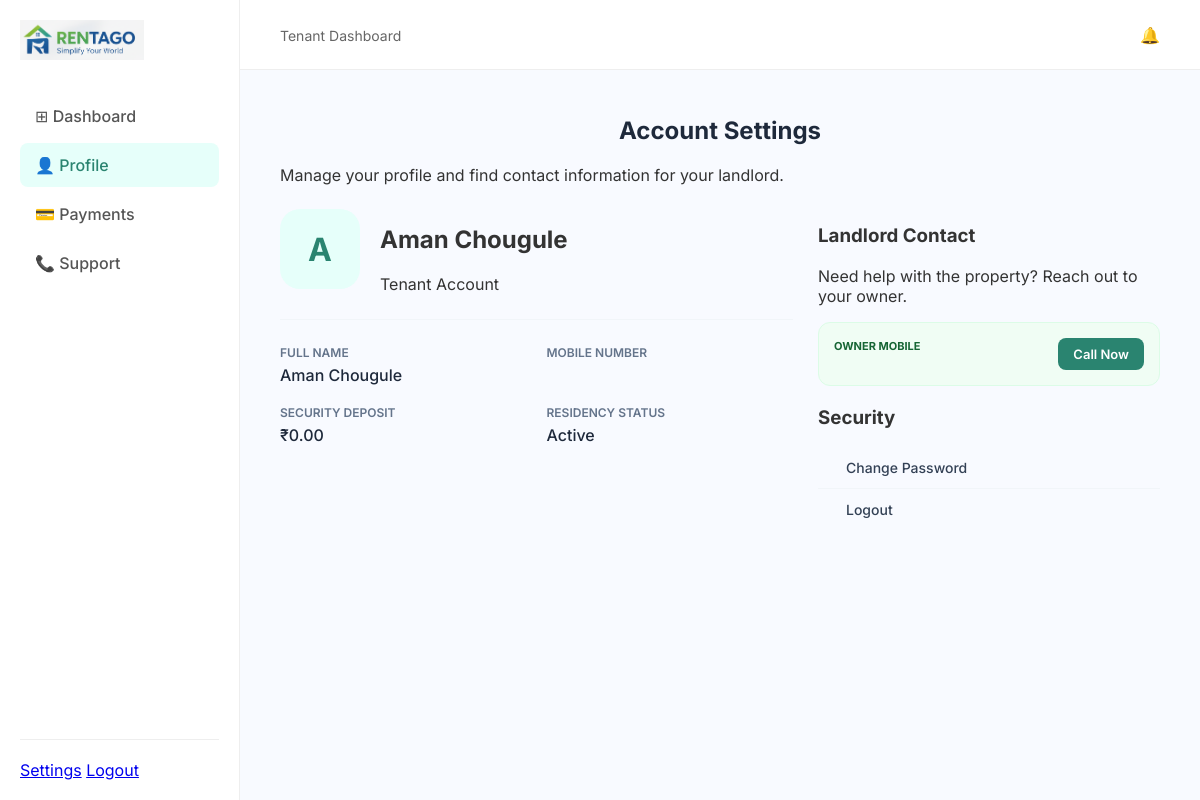
The page /tenant/profile/ (signed in) on the database its author committed.
### tenants/models.py (models this page shows, shortened)
class Tenant(models.Model):
    user = models.OneToOneField(UserProfile, on_delete=models.CASCADE)
    owner = models.ForeignKey(Owner, on_delete=models.CASCADE)
    room = models.ForeignKey(
        Room,
        on_delete=models.SET_NULL,
        null=True,
        blank=True,
        related_name="tenants"
    )
    name = models.CharField(max_length=100)
    amount = models.DecimalField(max_digits=10, decimal_places=2)
    due_type = models.CharField(
        max_length=10,
        choices=(("fixed", "Fixed"), ("cycle", "Cycle"))
    )
    due_date = models.DateField(null=True, blank=True)
    security_deposit = models.DecimalField(max_digits=10, decimal_places=2, default=0)
    paid = models.BooleanField(default=False)
    payment_date = models.DateField(null=True, blank=True)

### accounts/decorators.py (the view)
    def wrapper(request, *args, **kwargs):
        if not request.session.get("user_id"):
            return redirect("accounts:login")
        if request.session.get("role") != "tenant":
            return redirect("accounts:login")
        return view_func(request, *args, **kwargs)

### tenants/views.py (called while the page is built)
@login_required
@tenant_required
def profile(request):
    tenant = get_object_or_404(
        Tenant,
        user_id=request.session.get("user_id")
    )
    return render(request, "tenants/profile.html", {"tenant": tenant})

### tenants/templates/tenants/profile.html (shortened to what this page needs)
{% extends "rent/base_tenant.html" %}
{% load static %}
{% block content %}
<div class="page-header">
    <h1>Account Settings</h1>
    <p>Manage your profile and find contact information for your landlord.</p>
</div>
<div class="profile-layout">
    <div class="card-style profile-info-card">
        <div class="profile-header-main">
            <div class="avatar-large">
                {% if tenant.image %}
                    <img src="{{ tenant.image }}" alt="Profile">
                {% else %}
                    <span>{{ tenant.name|slice:":1" }}</span>
                {% endif %}
            </div>
            <div class="profile-titles">
                <h2>{{ tenant.name }}</h2>
                <span class="badge available">Tenant Account</span>
            </div>
        </div>
        <div class="info-grid">
            <div class="info-item">
                <label>Full Name</label>
                <p>{{ tenant.name }}</p>
            </div>
            <div class="info-item">
                <label>Mobile Number</label>
            </div>
            <div class="info-item">
                <label>Security Deposit</label>
                <p>₹{{ tenant.security_deposit }}</p>
            </div>
            <div class="info-item">
                <label>Residency Status</label>
                <p>Active</p>
            </div>
        </div>
    </div>
    <div class="profile-sidebar-group">
        <div class="card-style contact-card">
            <h3> Landlord Contact</h3>
            <p class="text-muted">Need help with the property? Reach out to your owner.</p>
            <div class="contact-box-mini">
                <div class="contact-detail">
                    <small>Owner Mobile</small>
                </div>
                <a href="tel:{{ tenant.owner_mobile }}" class="btn-primary-small">
                     Call Now
                </a>
            </div>
        </div>
        <div class="card-style mt-20">
            <h3>Security</h3>
            <div class="action-list-mini">
                <a href="{% url 'accounts:change_password' %}" class="action-item-simple">
                     Change Password
                </a>
                <a href="{% url 'accounts:logout' %}" class="action-item-simple text-danger">
                     Logout
                </a>
            </div>
        </div>
    </div>
</div>
{% endblock %}

### rent/static/rent/style.css (style rules this page uses)
* { box-sizing: border-box; font-family: 'Inter', sans-serif; }
body { background-color: #f4f7f9; margin: 0; padding: 0; color: #333; padding-top: 70px; min-height: 100vh; }
label { display: block; font-size: 14px; font-weight: 600; margin-bottom: 8px; color: #333; }
* { box-sizing: border-box; }
body.dashboard-body { margin: 0; display: flex; background-color: #f8faff; font-family: 'Inter', sans-serif; padding-top: 0; }
.page-header h1 { text-align: center; font-size: 24px; font-weight: 700; color: #1e293b; margin-bottom: 20px; }
.profile-layout { display: grid; grid-template-columns: 1.5fr 1fr; gap: 30px; margin-top: 20px; }
.profile-header-main { display: flex; align-items: center; gap: 20px; padding-bottom: 25px; border-bottom: 1px solid #f1f5f9; margin-bottom: 25px; }
.avatar-large { width: 80px; height: 80px; background: #e6fffa; color: #2A8470; border-radius: 20px; display: flex; align-items: center; justify-content: center; font-size: 32px; font-weight: 700; }
.info-grid { display: grid; grid-template-columns: 1fr 1fr; gap: 20px; }
.info-item label { display: block; font-size: 12px; font-weight: 600; color: #64748b; margin-bottom: 5px; text-transform: uppercase; }
.info-item p { font-size: 16px; font-weight: 500; color: #1e293b; margin: 0; }
.text-danger { color: #ef4444; }
.mt-20 { margin-top: 20px; }
.profile-layout { display: grid; grid-template-columns: 1.5fr 1fr; gap: 25px; margin-top: 20px; }
.contact-box-mini { display: flex; justify-content: space-between; align-items: center; background: #f0fdf4; padding: 15px; border-radius: 12px; margin-top: 15px; border: 1px solid #dcfce7; }
.contact-detail small { display: block; font-size: 11px; color: #166534; text-transform: uppercase; font-weight: 700; }
.btn-primary-small { background: #2A8470; color: white; padding: 8px 15px; border-radius: 8px; text-decoration: none; font-size: 13px; font-weight: 600; }
.action-item-simple { display: flex; align-items: center; gap: 12px; padding: 12px 0; text-decoration: none; color: #334155; font-size: 14px; font-weight: 500; border-bottom: 1px solid #f1f5f9; }
.action-item-simple:last-child { border-bottom: none; }

### rows shown on the page
Tenant: name "A", name "Aman Chougule", security_deposit "0.00"
